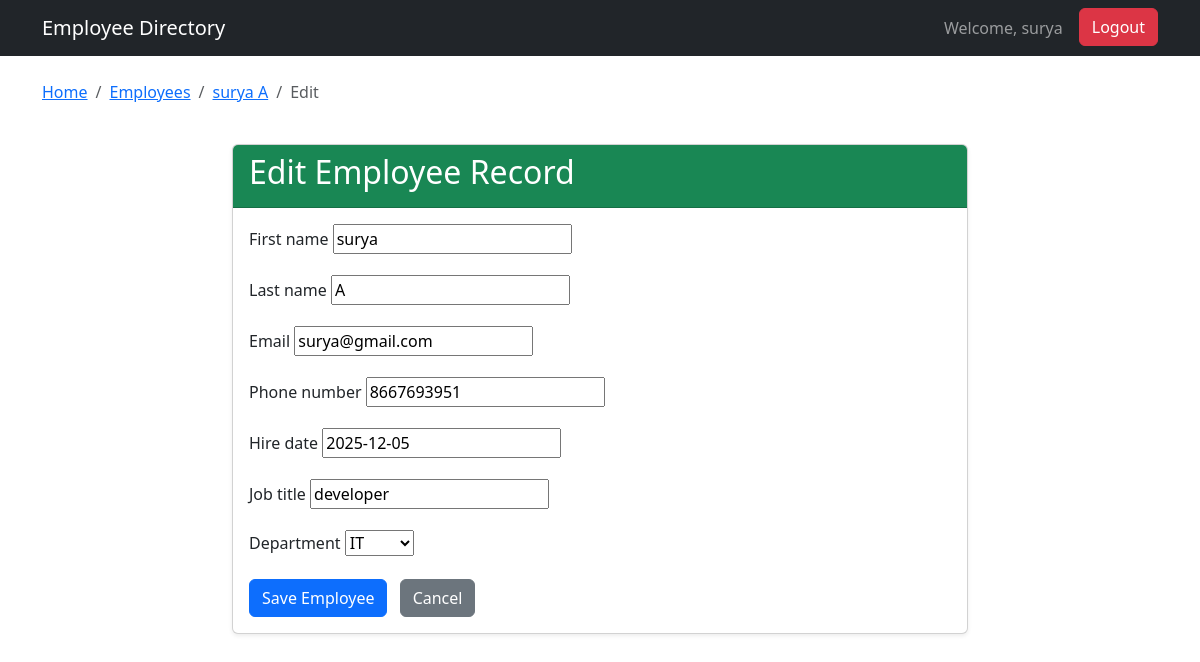
/employees/employee/1/edit/ (signed in), run on the app's committed database.
### employees/models.py (models this page shows, shortened)
class Employee(models.Model):
    first_name = models.CharField(max_length=100)
    last_name = models.CharField(max_length=100)
    email = models.EmailField(unique=True)
    phone_number = models.CharField(max_length=20, blank=True, null=True)
    hire_date = models.DateField()
    job_title = models.CharField(max_length=100)
    department = models.ForeignKey(Department, on_delete=models.SET_NULL, null=True, blank=True)
    class Meta:
        ordering = ['last_name', 'first_name']
    def get_absolute_url(self):
        return reverse('employee_detail', kwargs={'pk': self.pk})
    def full_name(self):
        return f"{self.first_name} {self.last_name}"

### employees/views.py (the view)
# urls.py: path('employee/<int:pk>/edit/', EmployeeUpdateView.as_view(), name='employee_edit'),
class EmployeeUpdateView(HRRequiredMixin, UpdateView):
    model = Employee
    template_name = 'employees/employee_form.html'
    fields = ['first_name', 'last_name', 'email', 'phone_number', 'hire_date', 'job_title', 'department']
    success_url = reverse_lazy('employee_list')
    def get_context_data(self, **kwargs):
        context = super().get_context_data(**kwargs)
        employee = self.get_object()
        context['breadcrumbs'] = [
            {'name': 'Home', 'url': reverse_lazy('home')},
            {'name': 'Employees', 'url': reverse_lazy('employee_list')},
            {'name': employee.full_name(), 'url': employee.get_absolute_url()},
            {'name': 'Edit', 'url': reverse_lazy('employee_edit', kwargs={'pk': employee.pk})},
        ]
        return context

### employees/models.py (called while the page is built)
    def __str__(self):
        return self.name

### employees/views.py (called while the page is built)
    def test_func(self):
        return self.request.user.is_staff

### employees/templates/employees/employee_form.html (shortened to what this page needs)
{% extends 'base.html' %}
{% block content %}
<div class="row justify-content-center">
    <div class="col-md-8">
        <div class="card my-4 shadow-sm">
            <div class="card-header bg-success text-white">
                {% if form.instance.pk %}
                    <h2>Edit Employee Record</h2>
                {% else %}
                    <h2>Add New Employee</h2>
                {% endif %}
            </div>
            <div class="card-body">
                <form method="post">
                    {% for field in form %}
                        <div class="mb-3">
                            <label for="{{ field.id_for_label }}" class="form-label">{{ field.label }}</label>
                            {{ field }}
                        </div>
                    {% endfor %}
                    <button type="submit" class="btn btn-primary">Save Employee</button>
                    <a href="{% url 'employee_list' %}" class="btn btn-secondary ms-2">Cancel</a>
                </form>
            </div>
        </div>
    </div>
</div>
{% endblock %}

### templates/base.html (shortened to what this page needs)
<!DOCTYPE html>
<html lang="en">
<head>
    <link href="https://cdn.jsdelivr.net/npm/bootstrap@5.3.3/dist/css/bootstrap.min.css" rel="stylesheet">
</head>
<body>
    <nav class="navbar navbar-expand-lg navbar-dark bg-dark">
        <div class="container">
            <a class="navbar-brand" href="{% url 'home' %}">Employee Directory</a>
            <div class="collapse navbar-collapse" id="navbarNav">
                <ul class="navbar-nav ms-auto">
                    {% if user.is_authenticated %}
                    <span class="navbar-text me-3">
                        Welcome, {{ user.username }}
                    </span>
                    <li class="nav-item">
                        <form action="{% url 'logout' %}" method="post" style="display: inline;">
                            <button type="submit" class="btn btn-danger">Logout</button>
                        </form>
                    </li>
                    {% else %}
                    <li class="nav-item">
                        <a class="btn btn-success" href="{% url 'login' %}">Login</a>
                    </li>
                    {% endif %}
                </ul>
            </div>
        </div>
    </nav>
    <div class="container mt-4">
        {% if breadcrumbs %}
        <nav aria-label="breadcrumb" class="mb-3">
            <ol class="breadcrumb">
                {% for crumb in breadcrumbs %}
                    {% if forloop.last %}
                        <li class="breadcrumb-item active" aria-current="page">{{ crumb.name }}</li>
                    {% else %}
                        <li class="breadcrumb-item"><a href="{{ crumb.url }}">{{ crumb.name }}</a></li>
                    {% endif %}
                {% endfor %}
            </ol>
        </nav>
        {% endif %}
        {% block content %}{% endblock %}
    </div>
</body>
</html>

### data on the page
Employee: form "surya" "A" "surya@gmail.com" "8667693951" "2025-12-05" "developer" "IT"

### other printed values
{{ user.username }} "surya"
{{ crumb.name }} "Home" "Employees" "surya A"
{{ crumb.name }} "Edit"
{{ field.label }} "First name" "Last name" "Email" "Phone number" "Hire date" "Job title" "Department"
